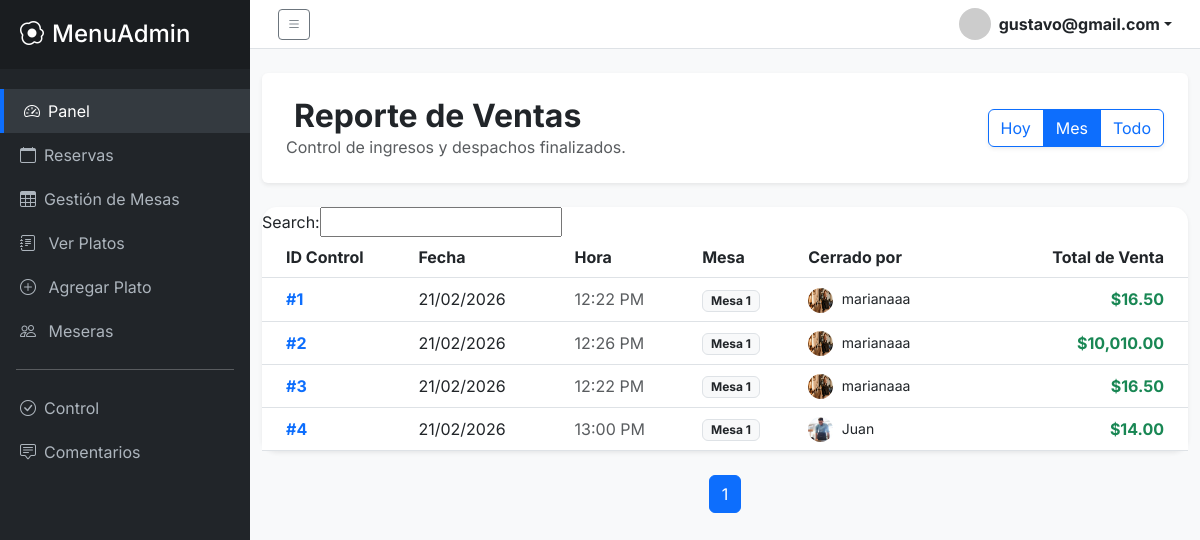
Page /client/admin/views/control/index.php?filtro=mes (signed in) on the committed database.
### tables this page shows
CREATE TABLE `control` (
  `id_control` int(11) NOT NULL,
  `id_pedido_fk` varchar(255) DEFAULT NULL,
  `id_usuario_fk` int(11) DEFAULT NULL,
  `platos` text DEFAULT NULL,
  `total_pagar` decimal(10,2) DEFAULT NULL,
  `fyh_creacion` datetime DEFAULT current_timestamp()
);

CREATE TABLE `mesas` (
  `id_mesa` int(11) NOT NULL,
  `nro_mesa` int(11) NOT NULL,
  `sillas` int(11) NOT NULL,
  `tipo` varchar(100) DEFAULT 'Basica',
  `estado` varchar(100) DEFAULT 'Disponible'
);

CREATE TABLE `usuarios` (
  `id_usuario` int(11) NOT NULL,
  `id_rol_fk` int(11) DEFAULT NULL,
  `nombre` varchar(100) NOT NULL,
  `email` varchar(100) NOT NULL,
  `password` varchar(255) NOT NULL,
  `imagen` varchar(255) DEFAULT NULL,
  `telefono` varchar(255) DEFAULT NULL,
  `fecha_creacion` timestamp NOT NULL DEFAULT current_timestamp(),
  `fecha_actualizacion` timestamp NOT NULL DEFAULT current_timestamp() ON UPDATE current_timestamp()
);

### client/admin/views/control/index.php (the view, shortened to what this page needs)
<?php
include '../../layouts/parte1.php';
$filtro = isset($_GET['filtro']) ? $_GET['filtro'] : 'todos';
$pagina = isset($_GET['pagina']) ? (int)$_GET['pagina'] : 1;
$registros_por_pagina = 10;
$inicio = ($pagina > 1) ? ($pagina * $registros_por_pagina) - $registros_por_pagina : 0;
$where = "";
if ($filtro == 'hoy') {
    $where = "WHERE DATE(c.fyh_creacion) = CURDATE()";
} elseif ($filtro == 'mes') {
    $where = "WHERE MONTH(c.fyh_creacion) = MONTH(CURDATE()) AND YEAR(c.fyh_creacion) = YEAR(CURDATE())";
}
try {
    $total_sql = "SELECT COUNT(*) FROM control c $where";
    $total_registros = $pdo->query($total_sql)->fetchColumn();
    $total_paginas = ceil($total_registros / $registros_por_pagina);
    $sql = "SELECT c.id_control, c.total_pagar, c.fyh_creacion, u.nombre AS nombre_responsable, u.imagen AS imagen_responsable, m.nro_mesa
            FROM control c
            INNER JOIN pedidos p ON c.id_pedido_fk = p.id_pedido
            INNER JOIN usuarios u ON c.id_usuario_fk = u.id_usuario
            INNER JOIN mesas m ON p.id_mesa_fk = m.id_mesa
            $where
            ORDER BY c.id_control DESC
            LIMIT $inicio, $registros_por_pagina";
    $query = $pdo->prepare($sql);
    $query->execute();
    $controles = $query->fetchAll(PDO::FETCH_ASSOC);
} catch (PDOException $e) {
    echo "Error: " . $e->getMessage();
}
?>
<link rel="stylesheet" href="https://cdn.datatables.net/buttons/2.2.3/css/buttons.dataTables.min.css">
<div class="container-fluid py-4">
    <div class="row mb-4">
        <div class="col-12">
            <div class="card shadow-sm border-0 bg-white p-4">
                <div class="row align-items-center">
                    <div class="col-md-6">
                        <h2 class="fw-bold mb-0 text-dark"><i class="fas fa-file-invoice-dollar text-success me-2"></i>Reporte de Ventas</h2>
                        <p class="text-muted mb-0">Control de ingresos y despachos finalizados.</p>
                    </div>
                    <div class="col-md-6 text-md-end mt-3 mt-md-0">
                        <div class="btn-group shadow-sm">
                            <a href="?filtro=hoy" class="btn btn-<?php echo $filtro == 'hoy' ? 'primary' : 'outline-primary'; ?>">Hoy</a>
                            <a href="?filtro=mes" class="btn btn-<?php echo $filtro == 'mes' ? 'primary' : 'outline-primary'; ?>">Mes</a>
                            <a href="?filtro=todos" class="btn btn-<?php echo $filtro == 'todos' ? 'primary' : 'outline-primary'; ?>">Todo</a>
                        </div>
                    </div>
                </div>
            </div>
        </div>
    </div>
    <div class="card border-0 shadow-sm" style="border-radius: 15px;">
        <div class="card-body p-0">
            <div class="table-responsive">
                <table id="tabla_control" class="table table-hover align-middle mb-0">
                    <thead class="bg-light">
                        <tr>
                            <th class="ps-4">ID Control</th>
                            <th>Fecha</th>
                            <th>Hora</th>
                            <th>Mesa</th>
                            <th>Cerrado por</th>
                            <th class="text-end pe-4">Total de Venta</th>
                        </tr>
                    </thead>
                    <tbody>
                        <?php foreach ($controles as $reg): ?>
                            <tr>
                                <td class="ps-4 fw-bold text-primary">#<?php echo $reg['id_control']; ?></td>
                                <td><?php echo date('d/m/Y', strtotime($reg['fyh_creacion'])); ?></td>
                                <td class="text-muted"><?php echo date('H:i A', strtotime($reg['fyh_creacion'])); ?></td>
                                <td><span class="badge bg-light text-dark border">Mesa <?php echo $reg['nro_mesa']; ?></span></td>
                                <td>
                                    <img src="../../../../public/assets/img/meseros/<?php echo !empty($reg['imagen_responsable']) ? $reg['imagen_responsable'] : 'default.png'; ?>" class="rounded-circle me-1" width="25" height="25">
                                    <small><?php echo $reg['nombre_responsable']; ?></small>
                                </td>
                                <td class="text-end pe-4 fw-bold text-success">$<?php echo number_format($reg['total_pagar'], 2); ?></td>
                            </tr>
                        <?php endforeach; ?>
                    </tbody>
                </table>
            </div>
        </div>
    </div>
    <nav class="mt-4">
        <ul class="pagination justify-content-center">
            <?php for($i=1; $i<=$total_paginas; $i++): ?>
                <li class="page-item <?php echo ($pagina == $i) ? 'active' : ''; ?>">
                    <a class="page-link" href="?pagina=<?php echo $i; ?>&filtro=<?php echo $filtro; ?>"><?php echo $i; ?></a>
                </li>
            <?php endfor; ?>
        </ul>
    </nav>
</div>
<?php include '../../layouts/parte2.php'; ?>

### client/admin/layouts/parte1.php (style rules this page uses)
body { font-family: 'Inter', sans-serif; background-color: #f8f9fa; overflow-x: hidden; }
.card { border: none; box-shadow: 0 0.125rem 0.25rem rgba(0, 0, 0, 0.075); }

### rows in the picture
control: id_control "4", fyh_creacion "21/02/2026", fyh_creacion "13:00 PM", mesas.nro_mesa "1", id_usuario_fk.imagen (picture), id_usuario_fk.nombre "Juan", total_pagar "14.00"
control: id_control "3", fyh_creacion "21/02/2026", fyh_creacion "12:22 PM", mesas.nro_mesa "1", id_usuario_fk.imagen (picture), id_usuario_fk.nombre "marianaaa", total_pagar "16.50"
control: id_control "2", fyh_creacion "21/02/2026", fyh_creacion "12:26 PM", mesas.nro_mesa "1", id_usuario_fk.imagen (picture), id_usuario_fk.nombre "marianaaa", total_pagar "10,010.00"
control: id_control "1", fyh_creacion "21/02/2026", fyh_creacion "12:22 PM", mesas.nro_mesa "1", id_usuario_fk.imagen (picture), id_usuario_fk.nombre "marianaaa", total_pagar "16.50"

### other values in the picture
$usuario_sesion "gustavo@gmail.com"
